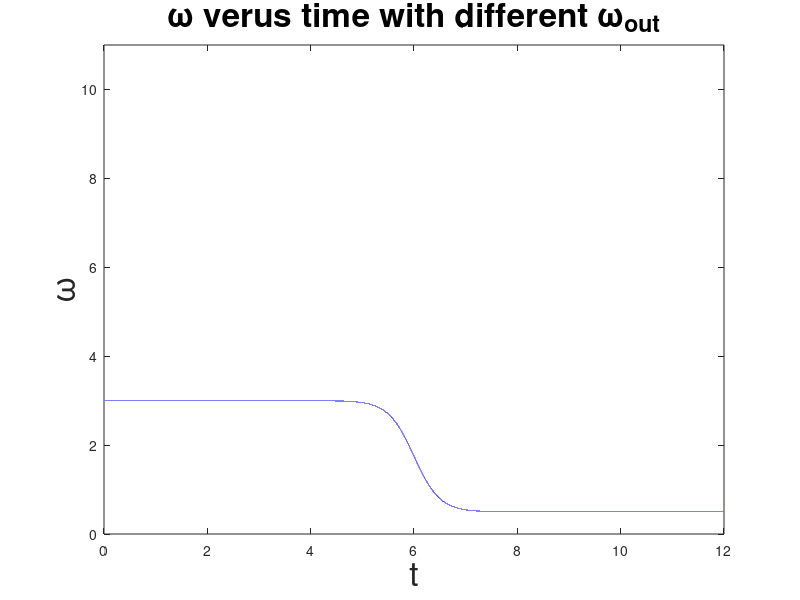

Write MATLAB code to recreate this figure. (Note: this script raises an error after producing the figure.)
%Change of cn^2 in  with different final w
clear;
xmin=-10;
xmax=10;
nx=1000;
dx=(xmax-xmin)/nx;
x=zeros(1,nx);
for j=1:nx
    x(j)=dx*(j-nx/2);
end
% x=linspace(xmin,xmax,nx);
tmin=0;
tmax=12;
nt=120000;
dt=(tmax-tmin)/nt;
t=zeros(1,nt);
for i=1:nt
    t(i)=i*dt;
end
% t=linspace(tmin,tmax,nt);

w_i=3;
n_i=39;
dw=zeros(1,n_i);
w_f=linspace(0.5,10,n_i);
T=tmax/2;
dT=1/2;
amplitude=zeros(1,n_i);
for j=1:n_i
    
    alpha=(w_f(j)+w_i)/2;
    beta=(w_f(j)-w_i)/2;
    w=alpha+beta.*(tanh((t-T)./dT));
    figure(1)
    plot(t,w,'b')
    hold on
    axis([0 tmax 0 11])
    xlabel('t','Fontsize', 24)
    ylabel('\omega','Fontsize', 24)
    title('\omega verus time with different \omega_{out}','Fontsize', 24)
    drawnow
    
   dw(j)=w_f(j)-w_i;

   V_i=0.5*(w_i.*x).^2;
   
   psi_i=((w_i/pi)^0.25).*exp(-(w_i/2).*x.^2);
   
   R_initial=real(psi_i);
   I_initial=imag(psi_i);

   I_next1=zeros(1,nx);
   R_next1=zeros(1,nx);
   % Initial run of Im(psi) and Re(psi)
   for n=2:nx-1
    I_next1(n)=I_initial(n)+(dt/((dx^2)))*(R_initial(n+1)-2*R_initial(n)+R_initial(n-1))-(dt/2)*V_i(n)*R_initial(n);
    I_next1(1)=0;
    I_next1(nx)=0;
   end
   for n=2:nx-1
    R_next1(n)=R_initial(n)-(dt/((dx^2)))*(I_initial(n+1)-2*I_initial(n)+I_initial(n-1))+(dt/2)*V_i(n)*I_initial(n);   
    R_next1(1)=0;
    R_next1(nx)=0;
   end
   
   R_current=R_next1;
   I_current=I_next1;
   I_next=zeros(1,nx);
   R_next=zeros(1,nx);
   
   for i=1:nt
    
    V=0.5*(w(i).*x).^2;
    
    [I_next]= imag_psi(x, nx, I_current, R_current, dt, dx, w(i));
    I_current=I_next;
    [R_next]= real_psi(x, nx, R_current, I_current, dt, dx, w(i));
    R_current=R_next;

    pd=R_current.^2+I_current.^2;
    
    if rem(i, 5000)==0
        
    figure(2)
    plot(x,R_current,'r')
    hold on
    plot(x,I_current,'b')
    plot(x,pd,'-k')
    plot(x,V)
    hold off
    xlabel('x','Fontsize', 24)
    title('Probability density, real and imaginary part of psi','Fontsize', 24)
    set(gca,'fontsize',20)
    axis([-10 10 -2 2])
    drawnow;
    
    end
    
    end
   psi_random_1=R_next+1i.*I_next;

   pd_random_1=(abs(psi_random_1)).^2;
   %A is the normalization constant
   A=1./sqrt((trapz(x,pd_random_1)));
   %normalized psi
   psi_random_2=A.*psi_random_1;
   %normalization check
   pd_random_2=(abs(psi_random_2)).^2;
   B=trapz(x,pd_random_2); % B should be 1 if psi_random is normalized

   %c(i) is square root of the probability amplitude in the i-th eigenstate
   c=zeros(1,5);
   %C(i) is the probability amplitude in the i-th eigenstate
   C=zeros(1,5);
   for a=1:5
    
    overlap=conj(psiN(x,w_f(j),a-1)).*psi_random_2;
    c(a)=trapz(x,overlap);
    C(a)=(abs(c(a)))^2;
    
%     disp(C(i))
   end
   figure(3)
   a1=C(1);
   a2=C(2);
   a3=C(3);
   a4=C(4);
   a5=C(5);
   semilogy(dw(j),a1,'-b*','MarkerSize', 15)
   hold on
   semilogy(dw(j),a2,'-k*','MarkerSize', 15)
   semilogy(dw(j),a3,'-ro','MarkerSize', 15)
   semilogy(dw(j),a4,'-g+','MarkerSize', 15)
   semilogy(dw(j),a5,'-md','MarkerSize', 15)
   axis([-3 9 0 1])
   xlabel('\Delta\omega','Fontsize', 24)
   ylabel('Transition probability','Fontsize', 24)
   title('probability of the final wave function in terms of final state eigenfunctions in different \omega_{out}','Fontsize', 24)
   legend('C0','C1','C2','C3','C4')
   set(gca,'fontsize',20)
   
end
   
   